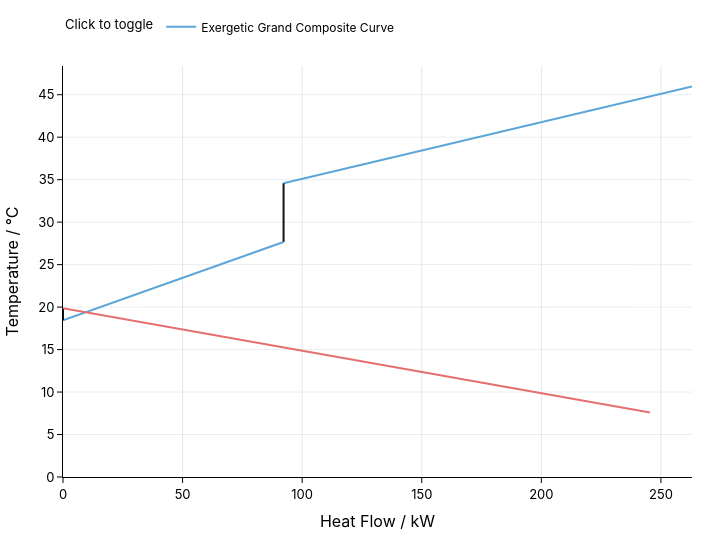
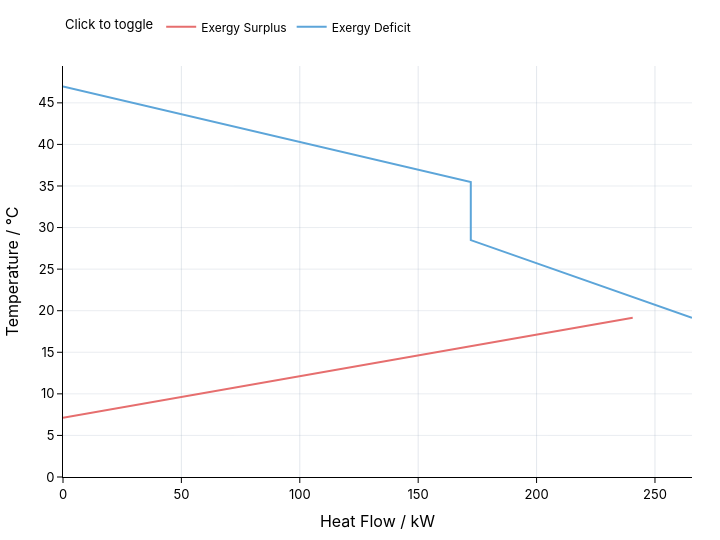

Source (notebook cell) for these figures, in order:
### Markdown cell above
## Review the result

Read the area and cost summary together with the exergy views to avoid selecting a design from energy targets alone.

### Code cell
from IPython.display import display

display(area_cost_summary)
display(exergy_curve)
display(exergy_loads)

### Figure 1 — Plotly figure (JSON) as saved in the notebook; plotly's stock layout.template omitted (floating-point values rounded to 4 significant figures)
{"data": [{"hovertemplate": "Exergetic Grand Composite Curve<br>Heat Flow / kW: %{x}<br>Temperature / °C: %{y}<extra></extra>", "legendgroup": "Exergetic Grand Composite Curve", "line": {"color": "#5ca5d9", "width": 2}, "mode": "lines", "name": "Exergetic Grand Composite Curve", "showlegend": true, "type": "scatter", "x": [263.0, 92.22], "y": [45.96, 34.57]}, {"hovertemplate": "Exergetic Grand Composite Curve<br>Heat Flow / kW: %{x}<br>Temperature / °C: %{y}<extra></extra>", "legendgroup": "Exergetic Grand Composite Curve", "line": {"color": "#111111", "width": 2}, "mode": "lines", "name": "Exergetic Grand Composite Curve", "showlegend": false, "type": "scatter", "x": [92.22, 92.22, 92.22, 92.22], "y": [34.57, 31.91, 28.49, 27.66]}, {"hovertemplate": "Exergetic Grand Composite Curve<br>Heat Flow / kW: %{x}<br>Temperature / °C: %{y}<extra></extra>", "legendgroup": "Exergetic Grand Composite Curve", "line": {"color": "#5ca5d9", "width": 2}, "mode": "lines", "name": "Exergetic Grand Composite Curve", "showlegend": false, "type": "scatter", "x": [92.22, 0], "y": [27.66, 18.44]}, {"hovertemplate": "Exergetic Grand Composite Curve<br>Heat Flow / kW: %{x}<br>Temperature / °C: %{y}<extra></extra>", "legendgroup": "Exergetic Grand Composite Curve", "line": {"color": "#111111", "width": 2}, "mode": "lines", "name": "Exergetic Grand Composite Curve", "showlegend": false, "type": "scatter", "x": [0, 0], "y": [18.44, 19.88]}, {"hovertemplate": "Exergetic Grand Composite Curve<br>Heat Flow / kW: %{x}<br>Temperature / °C: %{y}<extra></extra>", "legendgroup": "Exergetic Grand Composite Curve", "line": {"color": "#e66e6e", "width": 2}, "mode": "lines", "name": "Exergetic Grand Composite Curve", "showlegend": false, "type": "scatter", "x": [0, 245.4], "y": [19.88, 7.6]}], "layout": {"autosize": false, "font": {"color": "#000000", "family": "IBM Plex Sans, Inter, system-ui, sans-serif", "size": 13}, "height": 540, "hoverlabel": {"bgcolor": "#ffffff", "font": {"color": "#000000"}}, "hovermode": "closest", "legend": {"font": {"color": "#000000", "size": 12}, "orientation": "h", "title": {"font": {"color": "#000000", "size": 13}, "text": "Click to toggle"}, "y": 1.06, "yanchor": "bottom"}, "margin": {"b": 48, "l": 50, "r": 28, "t": 64}, "paper_bgcolor": "#ffffff", "plot_bgcolor": "#ffffff", "width": 720, "xaxis": {"gridcolor": "rgba(148, 163, 184, 0.25)", "linecolor": "#000000", "rangemode": "tozero", "showgrid": true, "showline": true, "tickcolor": "#000000", "tickfont": {"color": "#000000"}, "ticks": "outside", "title": {"font": {"color": "#000000"}, "text": "Heat Flow / kW"}, "zeroline": true, "zerolinecolor": "rgba(15, 23, 42, 0.8)", "zerolinewidth": 1.25}, "yaxis": {"gridcolor": "rgba(148, 163, 184, 0.2)", "linecolor": "#000000", "rangemode": "tozero", "showgrid": true, "showline": true, "tickcolor": "#000000", "tickfont": {"color": "#000000"}, "ticks": "outside", "title": {"font": {"color": "#000000"}, "text": "Temperature / °C"}, "zeroline": true, "zerolinecolor": "rgba(15, 23, 42, 0.8)", "zerolinewidth": 1.25}}}

### Figure 2 — Plotly figure (JSON) as saved in the notebook; plotly's stock layout.template omitted (floating-point values rounded to 4 significant figures)
{"data": [{"hovertemplate": "Exergy Surplus<br>Heat Flow / kW: %{x}<br>Temperature / °C: %{y}<extra></extra>", "legendgroup": "Exergy Surplus", "line": {"color": "#e66e6e", "width": 2}, "mode": "lines", "name": "Exergy Surplus", "showlegend": true, "type": "scatter", "x": [240.6, 0], "y": [19.15, 7.12]}, {"hovertemplate": "Exergy Deficit<br>Heat Flow / kW: %{x}<br>Temperature / °C: %{y}<extra></extra>", "legendgroup": "Exergy Deficit", "line": {"color": "#5ca5d9", "width": 2}, "mode": "lines", "name": "Exergy Deficit", "showlegend": true, "type": "scatter", "x": [0, 172.2, 172.2, 265.6], "y": [46.96, 35.48, 28.49, 19.15]}], "layout": {"autosize": false, "font": {"color": "#000000", "family": "IBM Plex Sans, Inter, system-ui, sans-serif", "size": 13}, "height": 540, "hoverlabel": {"bgcolor": "#ffffff", "font": {"color": "#000000"}}, "hovermode": "closest", "legend": {"font": {"color": "#000000", "size": 12}, "orientation": "h", "title": {"font": {"color": "#000000", "size": 13}, "text": "Click to toggle"}, "y": 1.06, "yanchor": "bottom"}, "margin": {"b": 48, "l": 50, "r": 28, "t": 64}, "paper_bgcolor": "#ffffff", "plot_bgcolor": "#ffffff", "width": 720, "xaxis": {"gridcolor": "rgba(148, 163, 184, 0.25)", "linecolor": "#000000", "rangemode": "tozero", "showgrid": true, "showline": true, "tickcolor": "#000000", "tickfont": {"color": "#000000"}, "ticks": "outside", "title": {"font": {"color": "#000000"}, "text": "Heat Flow / kW"}, "zeroline": true, "zerolinecolor": "rgba(15, 23, 42, 0.8)", "zerolinewidth": 1.25}, "yaxis": {"gridcolor": "rgba(148, 163, 184, 0.2)", "linecolor": "#000000", "rangemode": "tozero", "showgrid": true, "showline": true, "tickcolor": "#000000", "tickfont": {"color": "#000000"}, "ticks": "outside", "title": {"font": {"color": "#000000"}, "text": "Temperature / °C"}, "zeroline": true, "zerolinecolor": "rgba(15, 23, 42, 0.8)", "zerolinewidth": 1.25}}}
